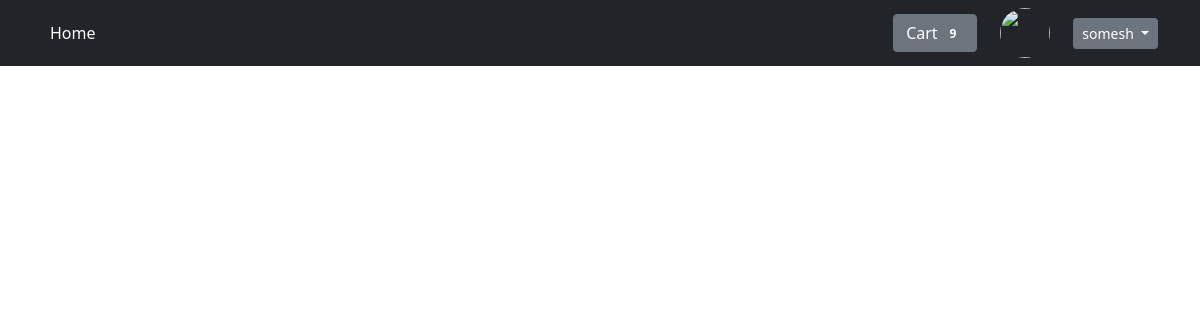
/store/ (signed in), run on an earlier commit of the app's database.
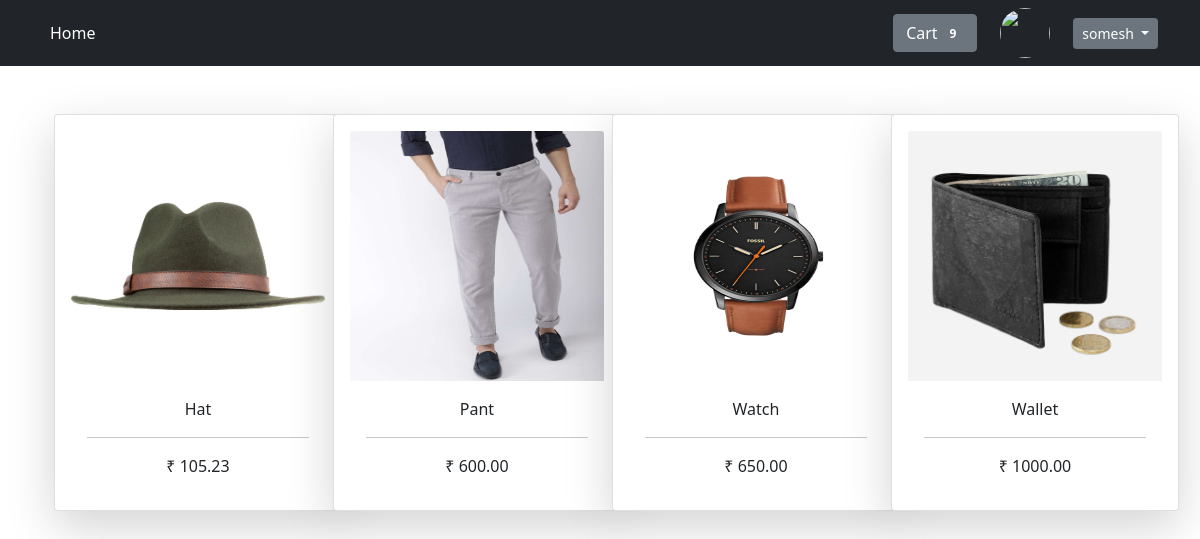
And on a later commit of the database.
### store/models.py (models this page shows, shortened)
class Product(models.Model):
    product_name = models.CharField(max_length=125)
    description = models.TextField()
    price = models.DecimalField(max_digits=19, decimal_places=2)
    image = models.ImageField(upload_to='images/', blank=True, null=True)

### store/views.py (the view)
# urls.py: path('', ProductListView.as_view(), name='product_list'),
class ProductListView(ListView):
    model = Product
    context_object_name = 'product'
    template_name = 'store_list.html'

### store/templates/store_list.html
{% extends 'base.html' %}
{% block content %}
    <div class="container mt-5 mb-4">
        <div class="row no-gutters">
            {% for list in product %}
                <div class="col-lg-3 col-sm-12 col-md-6">
                    <div class="card text-center shadow-lg p-3 mb-5 bg-body rounded" style="width: 18rem;">
                        <a href="{% url 'product_detail' list.pk %}">
                            <img src="{{ list.image.url }}" class="card-img-top" alt="..." width="250" height="250">
                        </a>
                          <div class="card-body">
                            <p class="card-text">{{ list.product_name }} </p>
                              <hr>
                            <p class="card-text">₹ {{ list.price }} </p>
                          </div>
                    </div>
                </div>
            {% endfor %}
        </div>
    </div>
{% endblock %}

### templates/base.html (shortened to what this page needs)
{% load static %}
<html lang="en">
  <head>
    <link href="https://cdn.jsdelivr.net/npm/bootstrap@5.0.1/dist/css/bootstrap.min.css" rel="stylesheet">
  </head>
  <body>
        <nav class="navbar navbar-expand-lg navbar-dark bg-dark">
            <div class="container-fluid">
              <div class="container">
                <div class="collapse navbar-collapse" id="navbarSupportedContent">
                  <ul class="navbar-nav me-auto mb-2 mb-lg-0">
                    <li class="nav-item">
                      <a class="nav-link active" aria-current="page" href="{% url 'product_list' %}">Home</a>
                    </li>
                  </ul>
                  {% if user.is_authenticated %}
                       <button type="button" class="btn btn-secondary">
                        Cart <span class="badge bg-secondary">9</span>
                      </button>
                       <li class="nav-item">
                         <img src="https://widgetwhats.com/app/uploads/2019/11/free-profile-photo-whatsapp-4.png" class="rounded-circle" alt="..." width="50" height="50">
                       </li>
                       <li class="nav-item">
                         <div class="btn-group">
                            <button class="btn btn-secondary btn-sm dropdown-toggle" type="button" data-bs-toggle="dropdown" aria-expanded="false">
                              {{ user.username }}
                            </button>
                  {% endif %}
                      </div>
                    </li>
                   </div>
                </div>
            </div>
        </nav>
    <div class="container">
      {% block content %}
      {% endblock %}
    </div>
  </body>
</html>

What changed in the data, as far as the page shows it:
added Product: image (picture), product_name "Hat", price "105.23"
added Product: image (picture), product_name "Pant", price "600.00"
added Product: image (picture), product_name "Watch", price "650.00"
added Product: image (picture), product_name "Wallet", price "1000.00"
